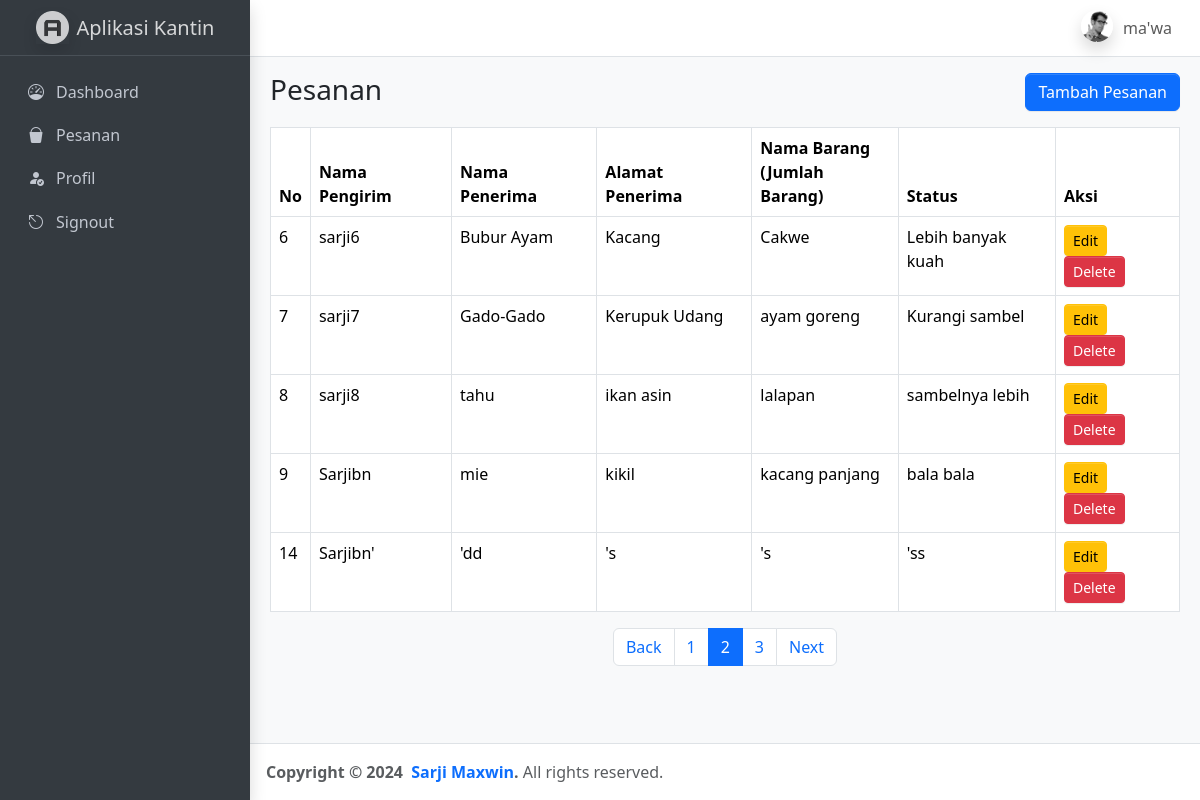
The app's page /pesanan.php?page=2 (signed in) with its own data.
### tables this page shows
CREATE TABLE `tb_pesanan` (
  `id` int(11) NOT NULL,
  `nama_pemesan` varchar(255) NOT NULL,
  `lauk_utama` varchar(255) NOT NULL,
  `lauk_tambahan_satu` varchar(255) DEFAULT NULL,
  `lauk_tambahan_dua` varchar(255) DEFAULT NULL,
  `catatan` text DEFAULT NULL
);

### pesanan.php (the view, shortened to what this page needs)
<!DOCTYPE html>
<html lang="en">
<head>
    <link rel="stylesheet" href="https://cdn.jsdelivr.net/npm/@fontsource/source-sans-3@5.0.12/index.css">
    <link rel="stylesheet" href="https://cdn.jsdelivr.net/npm/overlayscrollbars@2.3.0/styles/overlayscrollbars.min.css">
    <link rel="stylesheet" href="https://cdn.jsdelivr.net/npm/bootstrap-icons@1.11.0/font/bootstrap-icons.min.css">
    <link rel="stylesheet" href="adminlte.css">
    <link rel="stylesheet" href="https://cdn.jsdelivr.net/npm/apexcharts@3.37.1/dist/apexcharts.css">
</head>
<body class="layout-fixed sidebar-expand-lg bg-body-tertiary">
    <?php
    include("header.php");
    include("sidebar.php");
    include("koneksi.php");
    $limit = 5;
    $page = isset($_GET['page']) ? (int)$_GET['page'] : 1;
    $offset = ($page - 1) * $limit;
    $result = mysqli_query($conn, "SELECT * FROM tb_pesanan LIMIT $limit OFFSET $offset");
    $total_result = mysqli_query($conn, "SELECT COUNT(*) AS count FROM tb_pesanan");
    $total_rows = mysqli_fetch_assoc($total_result)['count'];
    $total_pages = ceil($total_rows / $limit);
    ?>
    <main class="app-main">
        <div class="app-content-header">
            <div class="container-fluid">
                <div class="row">
                    <div class="col-sm-6">
                        <h3 class="mb-0">Pesanan</h3>
                    </div>
                    <div class="col-sm-6 text-end">
                        <button class="btn btn-primary" data-bs-toggle="modal" data-bs-target="#tambahPesananModal">Tambah Pesanan</button>
                    </div>
                </div>
            </div>
        </div>
        <div class="app-content">
            <div class="container-fluid">
                <table class="table table-bordered">
                    <thead>
                        <tr>
                            <th>No</th>
                            <th>Nama Pengirim</th>
                            <th>Nama Penerima</th>
                            <th>Alamat Penerima</th>
                            <th>Nama Barang <br> (Jumlah Barang)</th>
                            <th>Status</th>
                            <th>Aksi</th>
                        </tr>
                    </thead>
                    <tbody>
                        <?php while ($row = mysqli_fetch_assoc($result)): ?>
                            <tr>
                                <td><?php echo $row['id']; ?></td>
                                <td><?php echo $row['nama_pemesan']; ?></td>
                                <td><?php echo $row['lauk_utama']; ?></td>
                                <td><?php echo $row['lauk_tambahan_satu']; ?></td>
                                <td><?php echo $row['lauk_tambahan_dua']; ?></td>
                                <td><?php echo $row['catatan']; ?></td>
                                <td>
                                    <button class="btn btn-warning btn-sm" data-bs-toggle="modal" data-bs-target="#editPesananModal<?php echo $row['id']; ?>">Edit</button>
                                    <button class="btn btn-danger btn-sm" onclick="deletePesanan(<?php echo $row['id']; ?>)">Delete</button>
                                </td>
                            </tr>
                        <?php endwhile; ?>
                    </tbody>
                </table>
                <nav>
                    <ul class="pagination justify-content-center">
                        <li class="page-item <?php if ($page <= 1) echo 'disabled'; ?>">
                            <a class="page-link" href="?page=<?php echo $page - 1; ?>">Back</a>
                        </li>
                        <?php for ($i = 1; $i <= $total_pages; $i++): ?>
                            <li class="page-item <?php if ($page == $i) echo 'active'; ?>">
                                <a class="page-link" href="?page=<?php echo $i; ?>"><?php echo $i; ?></a>
                            </li>
                        <?php endfor; ?>
                        <li class="page-item <?php if ($page >= $total_pages) echo 'disabled'; ?>">
                            <a class="page-link" href="?page=<?php echo $page + 1; ?>">Next</a>
                        </li>
                    </ul>
                </nav>
            </div>
        </div>
    </main>
    <?php
    include("footer.php");
    ?>
</body>
</html>

### records on screen
tb_pesanan: id "6", nama_pemesan "sarji6", lauk_utama "Bubur Ayam", lauk_tambahan_satu "Kacang", lauk_tambahan_dua "Cakwe", catatan "Lebih banyak kuah"
tb_pesanan: id "7", nama_pemesan "sarji7", lauk_utama "Gado-Gado", lauk_tambahan_satu "Kerupuk Udang", lauk_tambahan_dua "ayam goreng", catatan "Kurangi sambel"
tb_pesanan: id "8", nama_pemesan "sarji8", lauk_utama "tahu", lauk_tambahan_satu "ikan asin", lauk_tambahan_dua "lalapan", catatan "sambelnya lebih"
tb_pesanan: id "9", nama_pemesan "Sarjibn", lauk_utama "mie", lauk_tambahan_satu "kikil", lauk_tambahan_dua "kacang panjang", catatan "bala bala"
tb_pesanan: id "14", nama_pemesan "Sarjibn'", lauk_utama "'dd", lauk_tambahan_satu "'s", lauk_tambahan_dua "'s", catatan "'ss"

### other values on screen
$_SESSION['nama'] "ma'wa"
